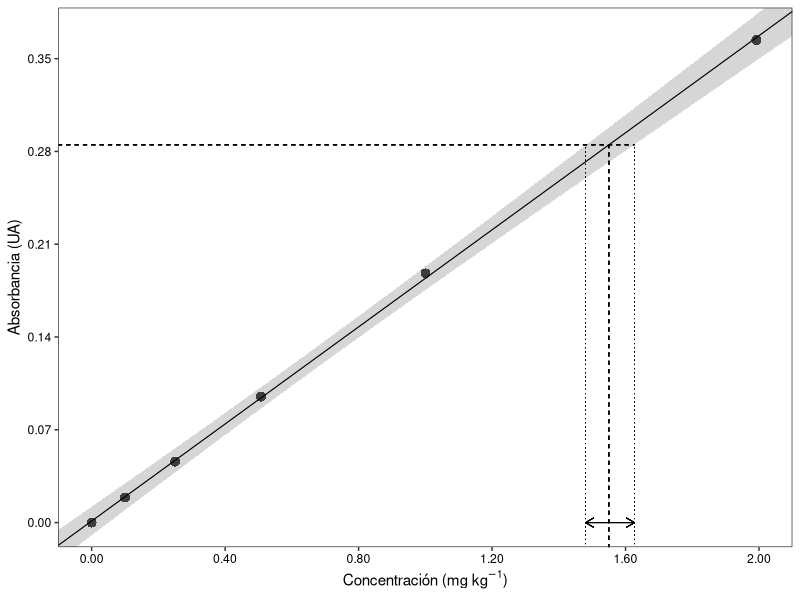
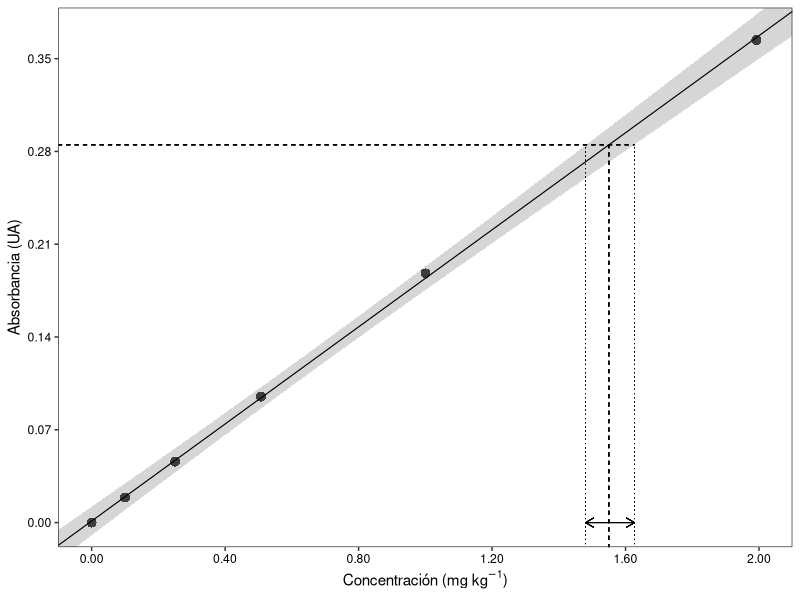

Generate these figures, in order, with R:
library(ggplot2)
savepdf <- function(p, name, h = 7/1.5, w = 9/1.5, res = NULL) {
  pdf(paste0(name, '.pdf'), height = h, width = w)
  print(p)
  dev.off()
}

##LITHIUM AAS DATA 19-05-21 - UNAM
cStock <- 129.5 * 0.187872 * 0.99 / 0.1200962
Std7   <- cStock * 0.7495 / 60.1995

LithiumF  <- data.frame(Conc = c(0.0000, 0.4725, 1.2025, 2.4371, 4.8029, 9.6060) * Std7 /
                          c(12.0000, 11.8008, 12.0137, 11.9934, 11.9848, 12.0406),
                        Signal = c(0.000, 0.019, 0.046, 0.095, 0.188, 0.364))

LiF <- ggplot(data = LithiumF, aes(x = Conc, y = Signal)) +
  theme_bw() + geom_point(size = 3, shape = 16)  +
  labs(y = 'Absorbancia (UA)', x = expression(paste('Concentración (mg k', g^{-1}, ')'))) +
  theme(panel.grid.major = element_blank(), panel.grid.minor = element_blank(),
        axis.text.x = element_text(color = "black"),
        axis.text.y = element_text(color = "black")) +
  scale_y_continuous(labels = function(x) sprintf("%.2f", x), breaks = seq(0, .37, .07)) +
  scale_x_continuous(limits = c(-1, 3), labels = function(x) sprintf("%.2f", x), breaks = seq(0, 2, .4)) +
  coord_cartesian(xlim = c(0, 2), ylim = c(0, 0.37)) +
  geom_smooth(method = 'lm', formula = y ~ x, fullrange = TRUE, color = 'black', size = 0.4, level = 0.999) +
  geom_segment(aes(x = -1, y = 0.285, xend = 1.627, yend = 0.285), size = 0.3, linetype = "dashed") +
  geom_segment(aes(x = 1.627, y = -1, xend = 1.627, yend = 0.285), size = 0.3, linetype = "dotted") +
  geom_segment(aes(x = 1.48, y = -1, xend = 1.48, yend = 0.285), size = 0.3, linetype = "dotted")  +
  geom_segment(aes(x = 1.55, y = -1, xend = 1.55, yend = 0.285), size = 0.3, linetype = "dashed") +
  geom_segment(aes(x = 1.48, y = 0, xend = 1.627, yend = 0), size = 0.3,
               arrow = arrow(ends = 'both', length = unit(x = 7, units = 'pt')))

print(LiF)

savepdf(LiF, name = 'diagrCalibLi999', h = 5, w = 6)

